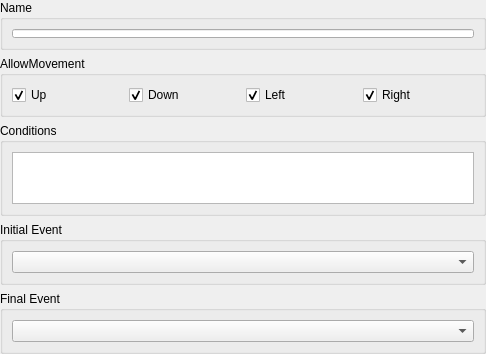
<?xml version="1.0" encoding="UTF-8"?>
<ui version="4.0">
 <class>ActionPropertiesDB</class>
 <widget class="QWidget" name="ActionPropertiesDB">
  <property name="geometry">
   <rect>
    <x>0</x>
    <y>0</y>
    <width>486</width>
    <height>354</height>
   </rect>
  </property>
  <property name="minimumSize">
   <size>
    <width>0</width>
    <height>354</height>
   </size>
  </property>
  <property name="maximumSize">
   <size>
    <width>16777215</width>
    <height>354</height>
   </size>
  </property>
  <property name="windowTitle">
   <string>Form</string>
  </property>
  <layout class="QGridLayout" name="gridLayout">
   <property name="leftMargin">
    <number>0</number>
   </property>
   <property name="topMargin">
    <number>0</number>
   </property>
   <property name="rightMargin">
    <number>0</number>
   </property>
   <property name="bottomMargin">
    <number>0</number>
   </property>
   <item row="0" column="0">
    <widget class="QGroupBox" name="groupActionsName">
     <property name="enabled">
      <bool>true</bool>
     </property>
     <property name="sizePolicy">
      <sizepolicy hsizetype="Preferred" vsizetype="Fixed">
       <horstretch>0</horstretch>
       <verstretch>0</verstretch>
      </sizepolicy>
     </property>
     <property name="minimumSize">
      <size>
       <width>0</width>
       <height>50</height>
      </size>
     </property>
     <property name="title">
      <string>Name</string>
     </property>
     <property name="alignment">
      <set>Qt::AlignLeading|Qt::AlignLeft|Qt::AlignTop</set>
     </property>
     <layout class="QGridLayout" name="gridLayout_86">
      <item row="0" column="0">
       <widget class="QLineEdit" name="lineActionsName">
        <property name="sizePolicy">
         <sizepolicy hsizetype="Expanding" vsizetype="Expanding">
          <horstretch>0</horstretch>
          <verstretch>0</verstretch>
         </sizepolicy>
        </property>
        <property name="minimumSize">
         <size>
          <width>0</width>
          <height>0</height>
         </size>
        </property>
       </widget>
      </item>
     </layout>
    </widget>
   </item>
   <item row="1" column="0">
    <widget class="QGroupBox" name="groupActionsMovement">
     <property name="title">
      <string>AllowMovement</string>
     </property>
     <property name="checkable">
      <bool>false</bool>
     </property>
     <layout class="QGridLayout" name="gridLayout_90">
      <item row="0" column="0">
       <widget class="QCheckBox" name="checkActionsMoveUp">
        <property name="text">
         <string>Up</string>
        </property>
        <property name="checked">
         <bool>true</bool>
        </property>
       </widget>
      </item>
      <item row="0" column="1">
       <widget class="QCheckBox" name="checkActionsMoveDown">
        <property name="text">
         <string>Down</string>
        </property>
        <property name="checked">
         <bool>true</bool>
        </property>
       </widget>
      </item>
      <item row="0" column="2">
       <widget class="QCheckBox" name="checkActionsMoveLeft">
        <property name="text">
         <string>Left</string>
        </property>
        <property name="checked">
         <bool>true</bool>
        </property>
       </widget>
      </item>
      <item row="0" column="3">
       <widget class="QCheckBox" name="checkActionsMoveRight">
        <property name="text">
         <string>Right</string>
        </property>
        <property name="checked">
         <bool>true</bool>
        </property>
       </widget>
      </item>
     </layout>
    </widget>
   </item>
   <item row="2" column="0">
    <widget class="QGroupBox" name="groupActionsConditions">
     <property name="maximumSize">
      <size>
       <width>16777215</width>
       <height>180</height>
      </size>
     </property>
     <property name="title">
      <string>Conditions</string>
     </property>
     <layout class="QGridLayout" name="gridLayout_87">
      <item row="0" column="0">
       <widget class="QListWidget" name="listActionsConditions">
        <property name="selectionRectVisible">
         <bool>true</bool>
        </property>
        <item>
         <property name="text">
          <string/>
         </property>
        </item>
       </widget>
      </item>
     </layout>
    </widget>
   </item>
   <item row="3" column="0">
    <widget class="QGroupBox" name="groupActionsInitialEvent">
     <property name="title">
      <string>Initial Event</string>
     </property>
     <layout class="QGridLayout" name="gridLayout_89">
      <item row="0" column="0">
       <widget class="QComboBox" name="comboActionsInitialEvent"/>
      </item>
     </layout>
    </widget>
   </item>
   <item row="4" column="0">
    <widget class="QGroupBox" name="groupActionsFinalEvent">
     <property name="title">
      <string>Final Event</string>
     </property>
     <layout class="QGridLayout" name="gridLayout_88">
      <item row="0" column="0">
       <widget class="QComboBox" name="comboActionsFinalEvent"/>
      </item>
     </layout>
    </widget>
   </item>
  </layout>
 </widget>
 <resources/>
 <connections/>
</ui>
